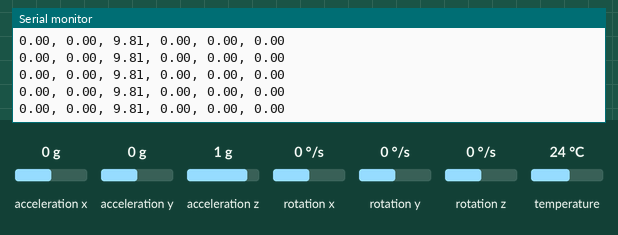
Simulated run of this sketch. Board: Arduino Uno, built with avr-gcc and run on an emulated ATmega328P. Parts: the last lines printed to the serial monitor. The test bench sets the inputs (shaded band); at power-on: acceleration x 0 g, acceleration y 0 g, acceleration z 1 g, rotation x 0 °/s, rotation y 0 °/s, rotation z 0 °/s, temperature 24 °C.

Above: at 1.3 s.
1.4 s: acceleration x set to -1.4 g
At 2.2 s:
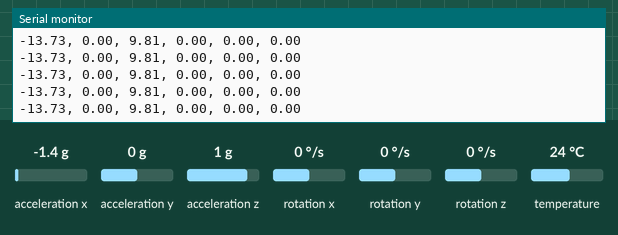
2.9 s: acceleration y set to -1.4 g
At 3.8 s:
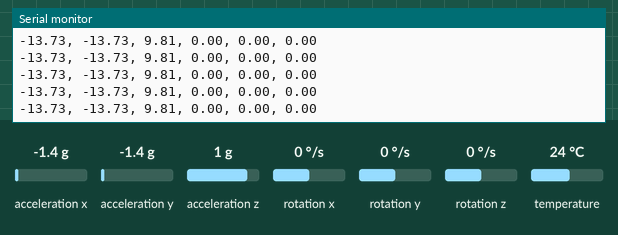
4.4 s: acceleration y set to -0.8 g
At 5.1 s:
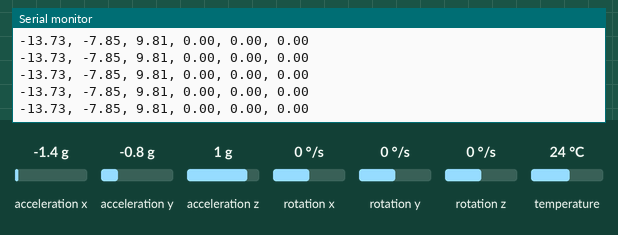
7.4 s: acceleration z set to -1.4 g
At 8.4 s:
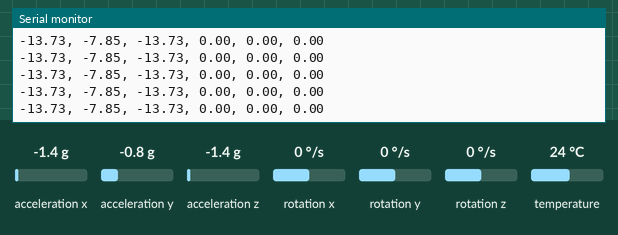
8.9 s: rotation x set to -192 °/s
At 9.7 s:
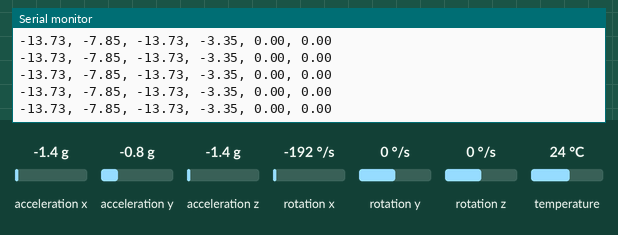
10.4 s: rotation y set to -192 °/s
At 11.4 s:
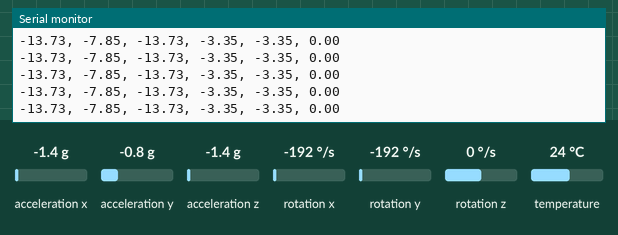
Timing chart, 0 to 13.4 s (numbered marks = the images above; inputs shaded):
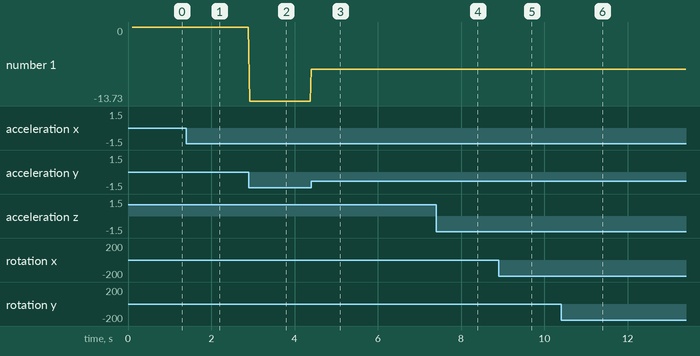

The sketch:

sensor.ino
```cpp
#include <Adafruit_MPU6050.h>
#include <Adafruit_Sensor.h>
#include <Wire.h>

Adafruit_MPU6050 mpu;
bool headerPrinted = false;

void setup()
{
  Serial.begin(115200);
  while (!Serial)
  {
    delay(10);
  }

  if (!mpu.begin())
  {
    Serial.println("Failed to find MPU6050 chip");
    while (1)
    {
      delay(10);
    }
  }

  // Configure MPU6050 ranges
  mpu.setAccelerometerRange(MPU6050_RANGE_16_G); // +/- 4x gravitational constant
  mpu.setGyroRange(MPU6050_RANGE_500_DEG);
  mpu.setFilterBandwidth(MPU6050_BAND_260_HZ);
  delay(100);
}

void loop()
{
  sensors_event_t a, g, temp;
  mpu.getEvent(&a, &g, &temp);

  // Print CSV header once
  if (!headerPrinted)
  {
    Serial.println("acel_x, acel_y, acel_z, gyro_x, gyro_y, gyro_z");
    headerPrinted = true;
  }

  // a.acceleration.x -= 0.1540;
  // a.acceleration.y -= 0.1890;
  // a.acceleration.z += 0.7565;

  // g.gyro.x += 0.04;
  // g.gyro.y -= 0.09;
  // g.gyro.z += 0.13;

  // CSV row (2 decimal places; accel in m/s^2, gyro in rad/s per Adafruit API)
  Serial.print(a.acceleration.x, 2);
  Serial.print(", ");
  Serial.print(a.acceleration.y, 2);
  Serial.print(", ");
  Serial.print(a.acceleration.z, 2);
  Serial.print(", ");
  Serial.print(g.gyro.x, 2);
  Serial.print(", ");
  Serial.print(g.gyro.y, 2);
  Serial.print(", ");
  Serial.println(g.gyro.z, 2);

  delay(20); // ~50 Hz
}
```

Measured:
- after the input at 1.4 s, the serial monitor: prints a new line at once (image 1)
- after the input at 2.9 s, the serial monitor: prints a new line at once (image 2)
- after the input at 4.4 s, the serial monitor: prints a new line at once (image 3)
- after the input at 7.4 s, the serial monitor: prints a new line at once (image 4)
- after the input at 8.9 s, the serial monitor: prints a new line at once (image 5)
- after the input at 10.4 s, the serial monitor: prints a new line at once (image 6)
- plotted number 1: -13.73 → -7.85 after the input at 4.4 s
